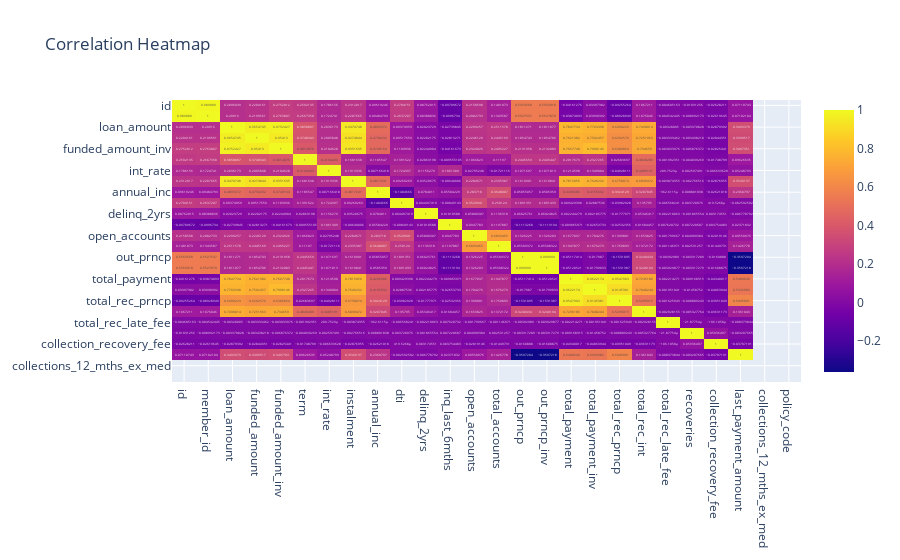

Here is the notebook cell this chart was saved with:
### Markdown cell above
### Drop overly correlated columns

### Code cell
# Visualise dataframe correlations.
#refined_data_plot.correlation()

### Figure 1 — Plotly figure (JSON) as saved in the notebook; plotly's stock layout.template omitted (floating-point values rounded to 4 significant figures; data arrays with more than 128 entries replaced by an {"elided": "..."} marker saying what was removed)
{"data": [{"coloraxis": "coloraxis", "hovertemplate": "x: %{x}<br>y: %{y}<br>color: %{z}<extra></extra>", "name": "0", "texttemplate": "%{z}", "type": "heatmap", "x": ["id", "member_id", "loan_amount", "funded_amount", "funded_amount_inv", "term", "int_rate", "instalment", "annual_inc", "dti", "delinq_2yrs", "inq_last_6mths", "open_accounts", "total_accounts", "out_prncp", "out_prncp_inv", "total_payment", "total_payment_inv", "total_rec_prncp", "total_rec_int", "total_rec_late_fee", "recoveries", "collection_recovery_fee", "last_payment_amount", "collections_12_mths_ex_med", "policy_code"], "xaxis": "x", "y": ["id", "member_id", "loan_amount", "funded_amount", "funded_amount_inv", "term", "int_rate", "instalment", "annual_inc", "dti", "delinq_2yrs", "inq_last_6mths", "open_accounts", "total_accounts", "out_prncp", "out_prncp_inv", "total_payment", "total_payment_inv", "total_rec_prncp", "total_rec_int", "total_rec_late_fee", "recoveries", "collection_recovery_fee", "last_payment_amount", "collections_12_mths_ex_med", "policy_code"], "yaxis": "y", "z": {"elided": "26x26 float values"}}], "layout": {"coloraxis": {"colorscale": [[0, "#0d0887"], [0.1111, "#46039f"], [0.2222, "#7201a8"], [0.3333, "#9c179e"], [0.4444, "#bd3786"], [0.5556, "#d8576b"], [0.6667, "#ed7953"], [0.7778, "#fb9f3a"], [0.8889, "#fdca26"], [1, "#f0f921"]]}, "title": {"text": "Correlation Heatmap"}, "xaxis": {"anchor": "y", "domain": [0, 1]}, "yaxis": {"anchor": "x", "autorange": "reversed", "domain": [0, 1]}}}
